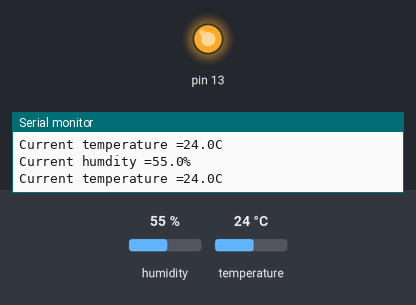
This sketch was run on a simulated Arduino Uno, built with avr-gcc and run on an emulated ATmega328P. Parts: output pins drawn as LEDs (lit = HIGH), the last lines printed to the serial monitor. Wiring (inferred from the names in the program): DHT11 sensor: data pin 8. The test bench sets the inputs (shaded band); at power-on: temperature 24 °C, humidity 55 %. Pins used as bus, display or sensor lines are not drawn.

Above: at 1.5 s.
1.6 s: temperature set to 23.1 °C
At 3.3 s:
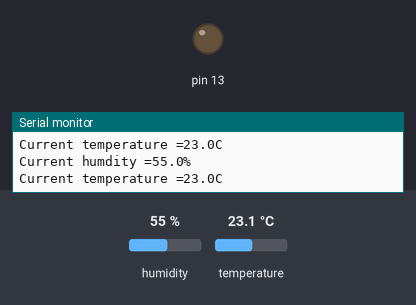
3.7 s: temperature set to 28 °C
At 5.0 s:
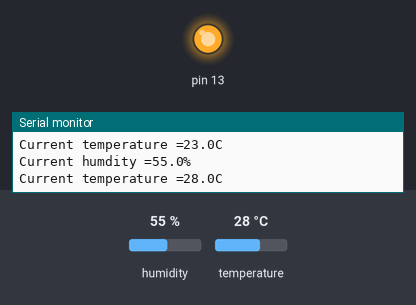
5.9 s: temperature set to 12 °C
At 7.3 s:
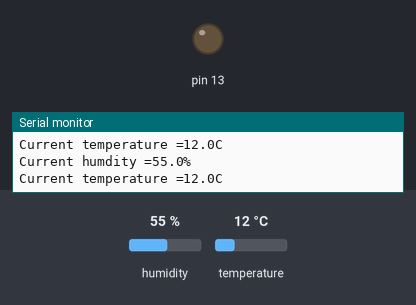
Timing chart, 0 to 8.9 s (numbered marks = the images above; inputs shaded):
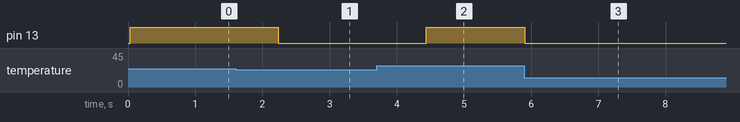

Measured:
- the behaviour switches between 24 and 23.9 °C on temperature (found by bisection; images 0 and 1)
- after the input at 1.6 s, pin 13: HIGH → LOW after 0.63 s
- after the input at 3.7 s, pin 13: LOW → HIGH after 0.74 s
- after the input at 5.9 s, pin 13: HIGH → LOW at once

The sketch:

coneccion_c_.ino
```cpp
//KY015 DHT11 Temperature and humidity sensor
int DHpin = 8;
byte dat [5];
byte read_data () {
byte data;
for (int i = 0; i < 8; i ++) {
if (digitalRead (DHpin) == LOW) {
while (digitalRead (DHpin) == LOW); // wait for 50us
delayMicroseconds (30); // determine the duration of the high level to determine the data is '0 'or '1'
if (digitalRead (DHpin) == HIGH)
data |= (1 << (7-i)); // high front and low in the post
while (digitalRead (DHpin) == HIGH); // data '1 ', wait for the next one receiver
}
}
return data;
}
void start_test () {
digitalWrite (DHpin, LOW); // bus down, send start signal
delay (30); // delay greater than 18ms, so DHT11 start signal can be detected
digitalWrite (DHpin, HIGH);
delayMicroseconds (40); // Wait for DHT11 response
pinMode (DHpin, INPUT);
while (digitalRead (DHpin) == HIGH);
delayMicroseconds (80); // DHT11 response, pulled the bus 80us
if (digitalRead (DHpin) == LOW);
delayMicroseconds (80); // DHT11 80us after the bus pulled to start sending data
for (int i = 0; i < 4; i ++) // receive temperature and humidity data, the parity bit is not considered
dat[i] = read_data ();
pinMode (DHpin, OUTPUT);
digitalWrite (DHpin, HIGH); // send data once after releasing the bus, wait for the host to open the next Start signal
}
void setup () {
Serial.begin (9600);
pinMode (DHpin, OUTPUT);
}
void loop () {
start_test ();
Serial.print ("Current humdity =");
Serial.print (dat [0], DEC); // display the humidity-bit integer;
Serial.print ('.');
Serial.print (dat [1], DEC); // display the humidity decimal places;
Serial.println ('%');
Serial.print ("Current temperature =");
String myString = String(dat[2]);
pinMode(13,OUTPUT);
if(myString.toInt() >= 24)
{
  digitalWrite(13, HIGH);
}else{
  digitalWrite(13, LOW);
}
Serial.print (dat [2], DEC); // display the temperature of integer bits;
Serial.print ('.');
Serial.print (dat [3], DEC); // display the temperature of decimal places;
Serial.println ('C');
delay (700);
}
```
